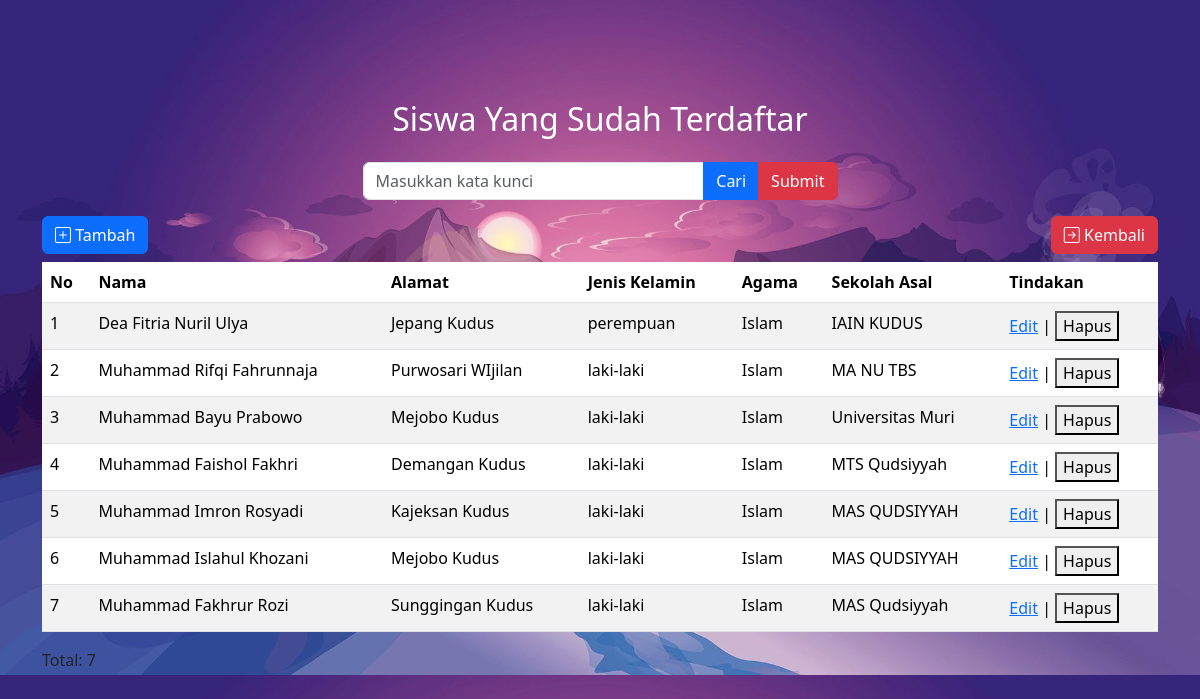
Page /list-siswa.php on the committed database.
### tables this page shows
CREATE TABLE `siswa` (
  `id` int(11) NOT NULL,
  `nama` text NOT NULL,
  `Nim` text NOT NULL,
  `alamat` text NOT NULL,
  `jenis_kelamin` varchar(16) NOT NULL,
  `agama` varchar(16) NOT NULL,
  `sekolah_asal` varchar(16) NOT NULL
);

### list-siswa.php (the view, shortened to what this page needs)
<?php include("koneksi.php"); ?>
<!doctype html>
<html lang="en">
  <head>
    <link rel="stylesheet" href="https://cdn.jsdelivr.net/npm/bootstrap-icons@1.11.3/font/bootstrap-icons.min.css">
    <link href="https://cdn.jsdelivr.net/npm/bootstrap@5.3.3/dist/css/bootstrap.min.css" rel="stylesheet">
  </head>
  <body style="background-image: url('background.jpg'); background-size: 100%;">
    <div class="container">
        <div class="row" style="margin-top: 100px;">
            <div class="col-12">
            <h2 class="text-white text-center">Siswa Yang Sudah Terdaftar</h2>
            </div>
            <div class="card-body">
                <div class="col-md-5 mx-auto">
                    <form method="POST">
                        <div class="input-group mb-3 mt-3">
                            <input type="text" name="tcari" class="form-control" placeholder="Masukkan kata kunci">
                            <button class="btn btn-primary" name="bcari" type="submit">Cari</button>
                            <button class="btn btn-danger" name="breset" type="submit">Submit</button>
                        </div>
                    </form>
                </div>
            </div>
            <div class="col-6">
                <a href="form-daftar.php" class="btn btn-primary"><i class="bi bi-plus-square"></i> Tambah</a>
            </div>
            <div class="col-6">
                <a href="halamanutama.php" class="btn btn-danger float-end"><i class="bi bi-arrow-right-square"></i> Kembali</a>
            </div>
            <div class="col-12 my-2">
                <table class="table table-striped">
                  <thead>
                        <tr>
                            <th>No</th>
                            <th>Nama</th>
                            <th>Alamat</th>
                            <th>Jenis Kelamin</th>
                            <th>Agama</th>
                            <th>Sekolah Asal</th>
                            <th>Tindakan</th>
                        </tr>
                    </thead>
                    <tbody>
                    <?php
$no = 1;
if(isset($_POST['bcari'])){
    $keyword = $_POST['tcari'];
    $sql = "SELECT * FROM siswa WHERE alamat like '%$keyword%' or nama like '%$keyword%' order by id desc";
} else {
    $sql = "SELECT * FROM siswa order by id desc";
}
$query = mysqli_query($db, $sql);
if(mysqli_num_rows($query) == 0){
    echo "<p class='text-white text-center'><b>Data tidak ditemukan</b></p>";
} else {
    while($siswa = mysqli_fetch_array($query)){
        echo "<tr>";
        echo "<td>".$no."</td>";
        echo "<td>".$siswa['nama']."</td>";
        echo "<td>".$siswa['alamat']."</td>";
        echo "<td>".$siswa['jenis_kelamin']."</td>";
        echo "<td>".$siswa['agama']."</td>";
        echo "<td>".$siswa['sekolah_asal']."</td>";
        echo "<td>";
        echo "<a href='form-edit.php?id=".$siswa['id']."'>Edit</a> | ";
        echo "<button type='button' onclick='KonfirmasiHapus(".$siswa['id'].")'>Hapus</button>";
        echo "</td>";
        echo "</tr>";
        $no++;
    }
}
?>
                    </tbody>
                </table>
                <p>Total: <?php echo mysqli_num_rows($query) ?></p>
            </div>
        </div>
    </div>
  </body>
</html>

### rows in the picture
siswa: nama "Dea Fitria Nuril Ulya", alamat "Jepang Kudus", jenis_kelamin "perempuan", agama "Islam", sekolah_asal "IAIN KUDUS"
siswa: nama "Muhammad Rifqi Fahrunnaja", alamat "Purwosari WIjilan", jenis_kelamin "laki-laki", agama "Islam", sekolah_asal "MA NU TBS"
siswa: nama "Muhammad Bayu Prabowo", alamat "Mejobo Kudus", jenis_kelamin "laki-laki", agama "Islam", sekolah_asal "Universitas Muri"
siswa: nama "Muhammad Faishol Fakhri", alamat "Demangan Kudus", jenis_kelamin "laki-laki", agama "Islam", sekolah_asal "MTS Qudsiyyah"
siswa: nama "Muhammad Imron Rosyadi", alamat "Kajeksan Kudus", jenis_kelamin "laki-laki", agama "Islam", sekolah_asal "MAS QUDSIYYAH"
siswa: nama "Muhammad Islahul Khozani", alamat "Mejobo Kudus", jenis_kelamin "laki-laki", agama "Islam", sekolah_asal "MAS QUDSIYYAH"
siswa: nama "Muhammad Fakhrur Rozi", alamat "Sunggingan Kudus", jenis_kelamin "laki-laki", agama "Islam", sekolah_asal "MAS Qudsiyyah"

### other values in the picture
mysqli_num_rows($query) "7"
